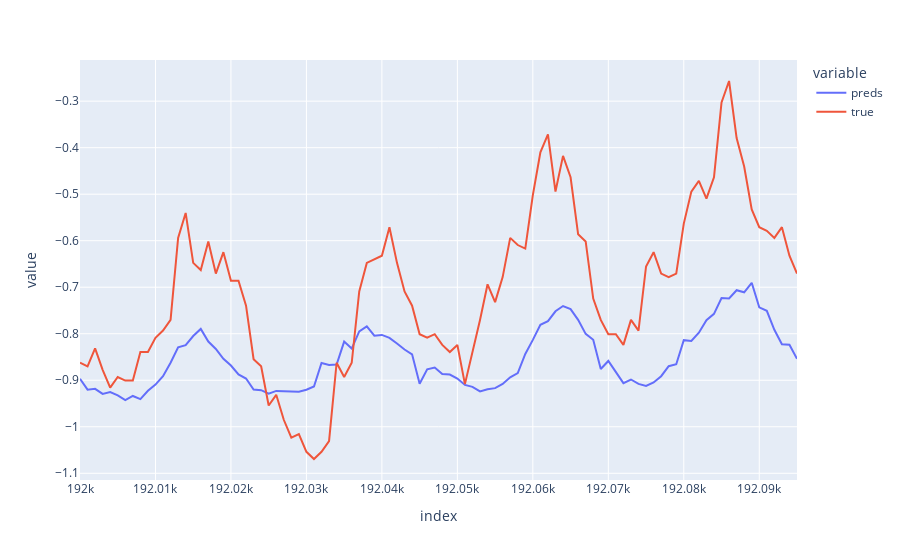

Write notebook code for a chart like this one.
### Code cell
dir_name = "long_term_forecast_ETTh1_96_96ETTh1_w751_prollcorr_TimesNet_ETTh1_ftMS_sl96_ll48_pl96_dm16_nh8_el2_dl1_df32_expand2_dc4_fc3_ebtimeF_dtTrue_Exp_0"
root = "./"

df = pd.read_csv(f"{os.path.join(root, dir_name)}/preds_vs_trues.csv")
print(max(df["cutoff_index"].unique().tolist()))
cutoff_index = 2000
df[df["cutoff_index"] == cutoff_index][["preds", "true"]].plot()
